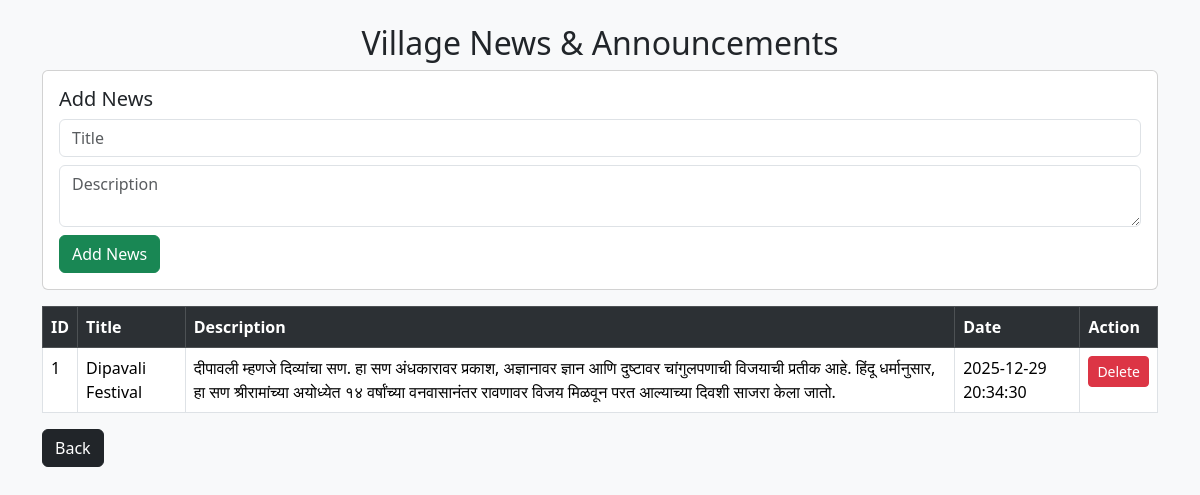
The app's page /admin/news.php (signed in) with its own data.
### tables this page shows
CREATE TABLE `news` (
  `id` int(11) NOT NULL,
  `title` varchar(255) DEFAULT NULL,
  `description` text DEFAULT NULL,
  `created_at` timestamp NOT NULL DEFAULT current_timestamp()
);

### admin/news.php (the view, shortened to what this page needs)
<?php
include("../db.php");
$data = mysqli_query($conn, "SELECT * FROM news ORDER BY id DESC");
?>
<!DOCTYPE html>
<html>
<head>
    <link href="https://cdn.jsdelivr.net/npm/bootstrap@5.3.3/dist/css/bootstrap.min.css" rel="stylesheet">
</head>
<body class="bg-light">
    <div class="container mt-4">
        <h2 class="text-center">Village News & Announcements</h2>
        <div class="card p-3">
            <h5>Add News</h5>
            <form method="POST">
                <input class="form-control mb-2" name="title" placeholder="Title" required>
                <textarea class="form-control mb-2" name="description" placeholder="Description" required></textarea>
                <button class="btn btn-success" name="add">Add News</button>
            </form>
        </div>
        <table class="table table-bordered table-striped mt-3">
            <tr class="table-dark">
                <th>ID</th>
                <th>Title</th>
                <th>Description</th>
                <th>Date</th>
                <th>Action</th>
            </tr>
            <?php while ($n = mysqli_fetch_assoc($data)) { ?>
                <tr>
                    <td><?= $n['id'] ?></td>
                    <td><?= $n['title'] ?></td>
                    <td><?= $n['description'] ?></td>
                    <td><?= $n['created_at'] ?></td>
                    <td>
                        <a href="?delete=<?= $n['id'] ?>" class="btn btn-danger btn-sm">Delete</a>
                    </td>
                </tr>
            <?php } ?>
        </table>
        <a href="dashboard.php" class="btn btn-dark">Back</a>
    </div>
</body>
</html>

### records on screen
news: id "1", title "Dipavali Festival", description "दीपावली म्हणजे दिव्यांचा सण. हा सण अंधकारावर प्रकाश, अज्ञानावर ज्ञान आणि दुष्टावर चांगुलपणाची विजयाची प्रतीक आहे. हिंदू धर्मानुसार, हा सण श्रीरामांच्या अयोध्येत १४ वर्षांच्या वनवासानंतर रावणावर विजय मिळवून परत आल्याच्या दिवशी साजरा केला जातो.", created_at "2025-12-29 20:34:30"
